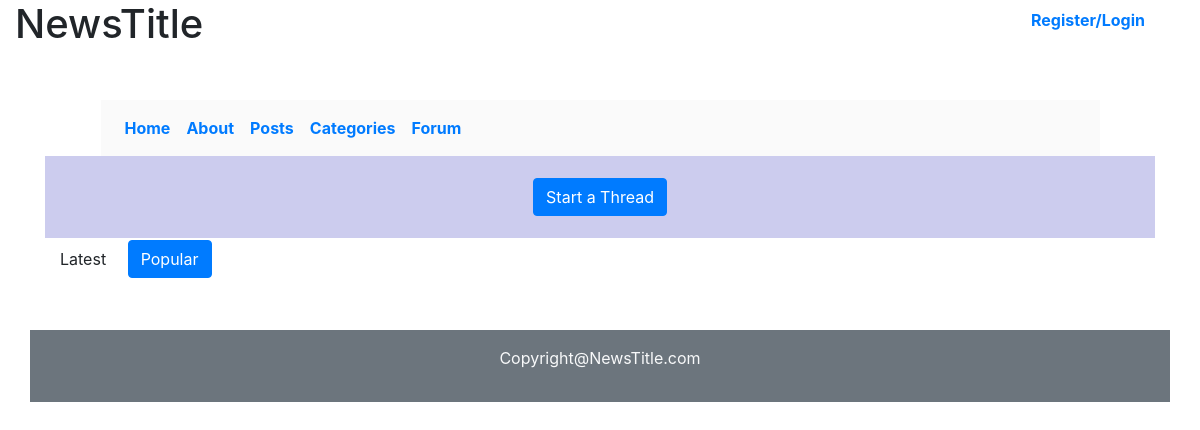
The app's page /index.php/forum, older data.
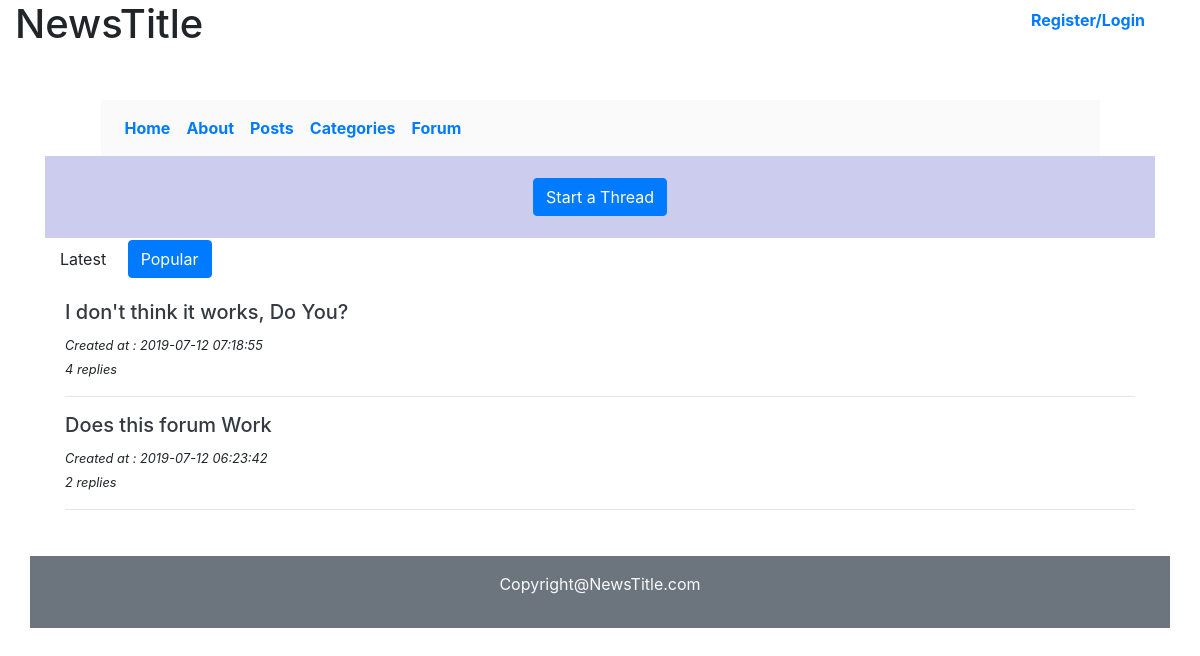
The same page, newer data.
### tables this page shows
CREATE TABLE `forum` (
  `id` int(11) NOT NULL,
  `question` varchar(255) NOT NULL,
  `slug` varchar(255) NOT NULL,
  `answers` int(11) NOT NULL,
  `views` int(11) NOT NULL,
  `date` timestamp NOT NULL DEFAULT CURRENT_TIMESTAMP
);

### application/controllers/Forum.php (called while the page is built, shortened)
<?php
    class Forum extends CI_Controller{
        public function __construct() {
            $this->load->library('session');
        }
        public function Index(){
            $data['title']='Forum';
        $data['questions'] = $this->Forum_model->get_questions();
        $data['pop_thread']=$this->Forum_model->get_popular();
            $this->load->view('templates/header',$data);
            $this->load->view('forum/index', $data);
            $this->load->view('templates/footer');
        }
    }

### index.php (called while the page is built, shortened)
<?php
require_once BASEPATH.'core/CodeIgniter.php';

### application/models/Forum_model.php (called while the page is built, shortened)
<?php
    class Forum_model extends CI_Model{
        public function get_questions($slug = FALSE){
            if($slug===FALSE){
                $this->db->order_by('forum.id','DESC');
                $query= $this->db->get('forum');
                return $query->result_array();
            }
            $query =  $this->db->get_where('forum',array('slug'=>$slug));
            $data = $query->row_array();
            $views= $data['views'];
            $views++;
            $this->db->where('slug',$slug);
            $this->db->update("forum",array('views'=>$views));
            return $data;
        }
    }

### application/views/forum/index.php (the view, shortened to what this page needs)
<div class="container">
<div class="create text-center">
<a class="btn btn-primary" href="<?php echo base_url(); ?>/index.php/forum/create">Start a Thread</a>
</div>
<div id="pill">
<button class="btn btn-default" id="lat_btn">Latest</button>
<button class="btn btn-primary" id="pop_btn">Popular</button>
</div>
<div id="forum">
<div id="latest">
<?php foreach($questions as $q): ?>
<div id="questions">
    <a href="<?php echo base_url(); ?>/index.php/forum/<?php echo $q['slug']; ?>" class="text-dark"><h5><?php echo $q['question']; ?></h5> </a>
    <i><small>Created at : <?php echo $q['date']; ?><br>
    <?php echo $q['answers']; ?> replies
    </small></i><br>
    <hr>
</div>
<?php endforeach; ?>
</div>
</div>
</div>

Row changes from the older to the newer data that the page shows:
added forum: question "I don't think it works, Do You?", date "2019-07-12 07:18:55", answers "4"
added forum: question "Does this forum Work", date "2019-07-12 06:23:42", answers "2"
